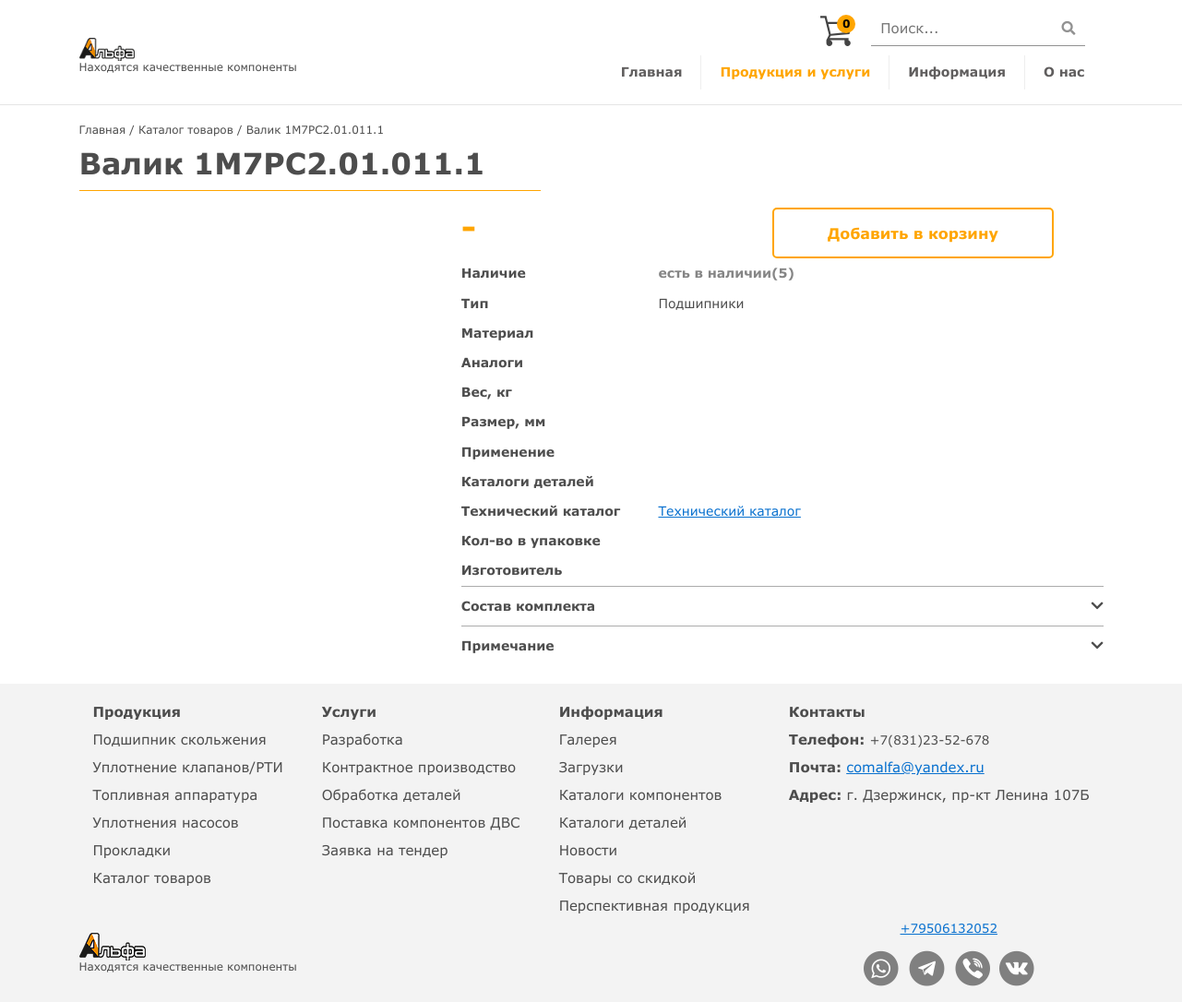
/goodscat/151, run on the app's committed database.
### main/models.py (models this page shows, shortened)
class MainGoods(models.Model):
    def get_image_path(self, filename):
        ext = filename.split('.')[-1]
        path = ''.join(["MainGoods_images/",translit.slugify(filename.strip()),'.',ext])
        return path
    GOOD_TYPES = (
        ('Подшипники', 'Подшипники'),
        ('Уплотнение клапанов', 'Уплотнение клапанов'),
        ('Компоненты впрыска', 'Компоненты впрыска'),
        ('Торцевые уплотнения', 'Торцевые уплотнения'),
        ('Прокладки', 'Прокладки'),
        ('Другое', 'Другое'),
    )
    STATUS_TYPES = (
        ('Готов', 'Готов'),
        ('В перспективе', 'В перспективе'),
        ('Удалено', 'Удалено'),
    )
    name = models.CharField(max_length = 200, verbose_name='Название', blank=True)
    mark = models.CharField(max_length = 200, verbose_name='Маркировка', blank=True)
    status = models.CharField(max_length = 200, verbose_name='Статус товара', choices=STATUS_TYPES, blank=True)
    type = models.CharField(max_length = 200, verbose_name='Тип товара', choices=GOOD_TYPES, blank=True)
    using = models.CharField(max_length = 1500, verbose_name='Применение', blank=True)
    catalogs = models.CharField(max_length = 1500, verbose_name='Каталог деталей', blank=True)
    material = models.CharField(max_length = 200, verbose_name='Материал', blank=True)
    weight = models.CharField(max_length = 200, verbose_name='Вес', blank=True)
    analog = models.CharField(max_length = 400, verbose_name='Аналоги', blank=True)
    length = models.CharField(max_length = 400, verbose_name='Размер(мм)', blank=True)
    quantity_pack = models.CharField(max_length = 200, verbose_name='Кол-во в упаковке', blank=True)
    manufactur = models.CharField(max_length = 200, verbose_name='Изготовитель', blank=True)
    package = models.CharField(max_length = 2000, verbose_name='Состав комплекта', blank=True)
    note = models.CharField(max_length = 2000, verbose_name='Примечание', blank=True)
    quantity = models.CharField(max_length = 10, verbose_name='Количество на складе', blank=True)
    price = models.CharField(max_length = 200, verbose_name='Цена без НДС', blank=True)
    discount = models.CharField(max_length = 20, verbose_name='Скидка (%)', blank=True)
    cost = models.CharField(max_length = 200, verbose_name='Цена со скидкой', blank=True)
    img = models.ImageField(upload_to=get_image_path, default='good_def_image.jpeg', verbose_name='Изображение', blank=True)
    class Meta:
        verbose_name = u'Товары'
        verbose_name_plural = u'Товары'

### main/views.py (the view)
# urls.py: path('goodscat/<int:good_id>', views.goodscat_card, name='goodscat'),
def goodscat_card(request, good_id):
    context = {}
    context['ordergoods'] = MainGoods.objects.filter().values('name', 'mark', 'id')
    context['good'] = MainGoods.objects.get(id=good_id)
    usingWithUrl = []
    catalogsWithUrl = []
    for item in context['good'].using.split(','):
        nameAndUrl = item.split(":")
        if(len(nameAndUrl) > 1):
            usingWithUrl.append({nameAndUrl[0]:nameAndUrl[1]})
        else:
            usingWithUrl.append({nameAndUrl[0]:''})
    context['using'] = usingWithUrl
    for item in context['good'].catalogs.split(','):
        nameAndUrl = item.split(":")
        if(len(nameAndUrl) > 1):
            catalogsWithUrl.append({nameAndUrl[0]:nameAndUrl[1]})
        else:
            catalogsWithUrl.append({nameAndUrl[0]:''})
    context['catalogs'] = catalogsWithUrl
    return render(request, 'goodscat_card.html', context)

### main/templates/goodscat_card.html (shortened to what this page needs)
{% extends "base.html" %}
{% load static %}
{% block links %}
<link rel="stylesheet" href="{% static 'css/moderation.css' %}">
<link rel="stylesheet" href="{% static 'css/datepicker.min.css' %}">
{% endblock links %}
{% block content %}
<div class="container">
    <div class="breadcrumbs">
        <a href="/">Главная</a> / <a href="/goodscat">Каталог товаров</a> / {{ good.name }} {{ good.mark }}
    </div>
</div>
<div class="container">
    <h1 class="good-card__maintitle" style="font-size: 32px;">{{ good.name }} {{ good.mark }}</h1><span
        class="line"></span>
    <div class="good-card row-wrap">
        <div class="good-card__image">
        </div>
        <div class="good-card-info">
            <div class="good-card-info-category">
                <div class="good-card-info-category-left" style="width: 40%;">
                    <div class="good-card-info-price">
                        {% if good.price %}
                        {{good.price}}.00 р.
                        {% else %}
                        -
                        {% endif %}
                    </div>
                </div>
                <div class="good-card-info-category-right tocart_btn ">
                    <div class="good-card-info__text good-card-btn" style="text-align: right;">
                        <div class="com-btn" id="order_btn">
                            <span>Добавить в корзину</span>
                        </div>
                    </div>
                </div>
            </div>
            <div class="good-card-info-category">
                <div class="good-card-info-category-left category_text__bold">
                    Наличие
                </div>
                <div class="good-card-info-category-right category__text">
                    {% if good.quantity %}
                    {% if good.quantity == 0 %}
                    <span style="color: rgb(133, 133, 133); font-weight: bold;">Нет в наличии(0)</span>
                    {% else %}
                    <span style="color: rgb(133, 133, 133); font-weight: bold;">есть в наличии({{good.quantity}})</span>
                    {% endif %}
                    {% else %}
                    <span style="color: rgb(133, 133, 133); font-weight: bold;">Нет в наличии(0)</span>
                    {% endif %}
                </div>
            </div>
            <div class="good-card-info-category">
                <div class="good-card-info-category-left category_text__bold">
                    Тип
                </div>
                <div class="good-card-info-category-right category__text">
                    {{good.type}}
                </div>
            </div>
            <div class="good-card-info-category">
                <div class="good-card-info-category-left category_text__bold">
                    Материал
                </div>
            </div>
            <div class="good-card-info-category">
                <div class="good-card-info-category-left category_text__bold">
                    Аналоги
                </div>
            </div>
            <div class="good-card-info-category">
                <div class="good-card-info-category-left category_text__bold">
                    Вес, кг
                </div>
            </div>
            <div class="good-card-info-category">
                <div class="good-card-info-category-left category_text__bold">
                    Размер, мм
                </div>
            </div>
            <div class="good-card-info-category">
                <div class="good-card-info-category-left category_text__bold">
                    Применение
                </div>
            </div>
            <div class="good-card-info-category">
                <div class="good-card-info-category-left category_text__bold">
                    Каталоги деталей
                </div>
            </div>
            <div class="good-card-info-category">
                <div class="good-card-info-category-left category_text__bold">
                    Технический каталог
                </div>
                <div class="good-card-info-category-right category__text">
                    <a href="/category/">Технический каталог</a>
                </div>
            </div>
            <div class="good-card-info-category">
                <div class="good-card-info-category-left category_text__bold">
                    Кол-во в упаковке
                </div>
            </div>
            <div class="good-card-info-category">
                <div class="good-card-info-category-left category_text__bold">
                    Изготовитель
                </div>
            </div>
            <div class="good-card-spoiler" onclick="openText(this)">
                <span class="category_text__bold">Состав комплекта</span>
                <i class="fas fa-chevron-down""></i>
            </div>
            <div class="good-card-spoiler" onclick="openText(this)">
                <span class="category_text__bold">Примечание</span>
                <i class="fas fa-chevron-down"></i>
            </div>
        </div>
    </div>
</div>
{% endblock content %}

### static/css/style.css (style rules this page uses)
body { font-family: Verdana; font-size: 15px; color: #4D4D4D; line-height: 1.2; }
h1 { padding-top: 10px; font-size: 40px; font-weight: bold; }
.good-card-spoiler { cursor: pointer; display: flex; justify-content: space-between; padding: 5px 0 5px 0; align-items: baseline; border-top: 1px solid rgb(172, 172, 172); }
.line { display: block; border-bottom: 1px solid orange; width: 500px; height: 2px; }
.row-wrap { display: flex; flex-direction: row; }
.good-card__image { padding-top: 20px; padding-bottom: 20px; max-height: 400px; width: 50%; text-align: center; }
.good-card-info { width: 100%; display: flex; flex-direction: column; padding-bottom: 20px; line-height: 2.3; padding-left: 50px; }
.good-card-info-category { width: 100%; display: flex; flex-direction: row; align-items: baseline; }
.good-card-info-category-left { width: 30%; }
.good-card-info-category-right { padding-left: 5px; width: 70%; }
.good-card-info-price { height: 55px; font-size: 34px; color: orange; font-weight: bold; }
.category_text__bold { font-size: 14px; font-weight: bold; }
.category__text { font-size: 14px; }
.good-card-btn { display: flex; flex-direction: column; align-items: center; }
.com-btn { text-decoration: none; font-size: 16px; cursor: pointer; width: 305px; height: 55px; background-color: white; border: 2px solid orange; color: orange; font-weight: bold; border-radius: 5px; display: flex; justify-content: center; align-items: center; }
.breadcrumbs { display: inline; font-size: 12px; }
.breadcrumbs a { text-decoration: none; color: #4D4D4D; }
.tocart_btn { width: 60%; }

### static/css/all.css (style rules this page uses)
.fa, .fas, .far, .fal, .fad, .fab { -moz-osx-font-smoothing: grayscale; -webkit-font-smoothing: antialiased; display: inline-block; font-style: normal; font-variant: normal; text-rendering: auto; line-height: 1; }
.fa-chevron-down:before { content: "\f078"; }
.fa, .fas { font-family: 'Font Awesome 5 Free'; font-weight: 900; }

### data on the page
MainGoods: name "Валик", mark "1М7РС2.01.011.1", quantity "5", type "Подшипники"
